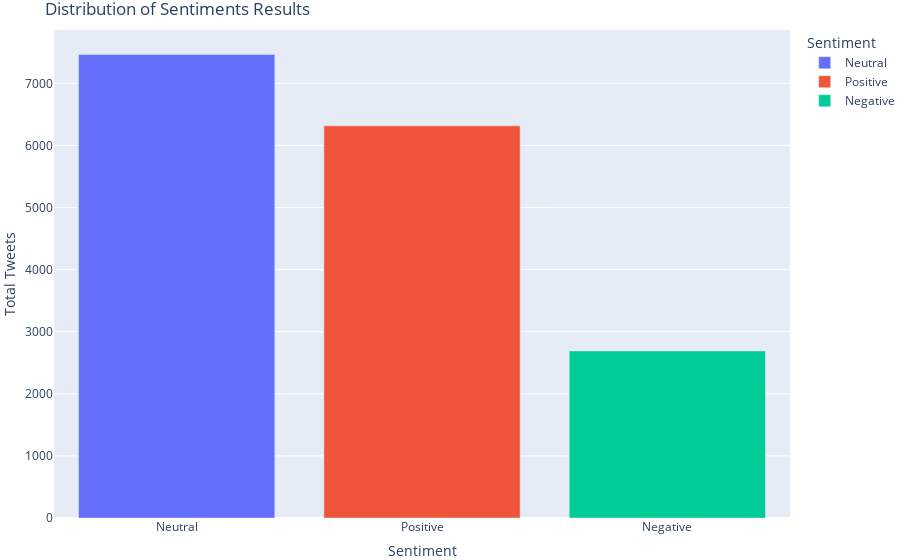

Notebook cell for this chart:
### Code cell
import plotly.express as px
sentiments_barchart_train = px.bar(bar_chart_train, x = 'Sentiment', y='Total Tweets', color='Sentiment')

sentiments_barchart_train.update_layout(title='Distribution of Sentiments Results',
                                  margin={"r": 0, "t": 30, "l": 0, "b": 0})

sentiments_barchart_train.show() #Display plot. 

# I used renderer so that the plots show on the web when people view my notebook. 
# For interactive plots, exclude the "renderer" argument
# Note, I further customized the plot on Chart Studio for my Medium post

### Figure 1 — Plotly figure (JSON) as saved in the notebook; plotly's stock layout.template omitted (floating-point values rounded to 4 significant figures)
{"data": [{"alignmentgroup": "True", "hovertemplate": "Sentiment=%{x}<br>Total Tweets=%{y}<extra></extra>", "legendgroup": "Neutral", "marker": {"color": "#636efa", "pattern": {"shape": ""}}, "name": "Neutral", "offsetgroup": "Neutral", "orientation": "v", "showlegend": true, "textposition": "auto", "type": "bar", "x": ["Neutral"], "xaxis": "x", "y": [7466], "yaxis": "y"}, {"alignmentgroup": "True", "hovertemplate": "Sentiment=%{x}<br>Total Tweets=%{y}<extra></extra>", "legendgroup": "Positive", "marker": {"color": "#EF553B", "pattern": {"shape": ""}}, "name": "Positive", "offsetgroup": "Positive", "orientation": "v", "showlegend": true, "textposition": "auto", "type": "bar", "x": ["Positive"], "xaxis": "x", "y": [6315], "yaxis": "y"}, {"alignmentgroup": "True", "hovertemplate": "Sentiment=%{x}<br>Total Tweets=%{y}<extra></extra>", "legendgroup": "Negative", "marker": {"color": "#00cc96", "pattern": {"shape": ""}}, "name": "Negative", "offsetgroup": "Negative", "orientation": "v", "showlegend": true, "textposition": "auto", "type": "bar", "x": ["Negative"], "xaxis": "x", "y": [2691], "yaxis": "y"}], "layout": {"barmode": "relative", "legend": {"title": {"text": "Sentiment"}, "tracegroupgap": 0}, "margin": {"b": 0, "l": 0, "r": 0, "t": 30}, "title": {"text": "Distribution of Sentiments Results"}, "xaxis": {"anchor": "y", "categoryarray": ["Neutral", "Positive", "Negative"], "categoryorder": "array", "domain": [0, 1], "title": {"text": "Sentiment"}}, "yaxis": {"anchor": "x", "domain": [0, 1], "title": {"text": "Total Tweets"}}}}
